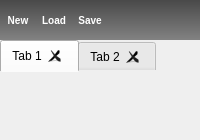
      <widget class="QWidget" name="tab_8">
       <property name="enabled">
        <bool>true</bool>
       </property>
       <property name="styleSheet">
        <string notr="true">#tab_8 {
     background-color:#838383;
}

QTabWidget::pane { /* The tab widget frame */
    border-top: none;
 }</string>
       </property>
       <attribute name="title">
        <string>Plugins editor</string>
       </attribute>
       <layout class="QVBoxLayout" name="verticalLayout_4">
        <property name="spacing">
         <number>0</number>
        </property>
        <property name="leftMargin">
         <number>0</number>
        </property>
        <property name="topMargin">
         <number>0</number>
        </property>
        <property name="rightMargin">
         <number>0</number>
        </property>
        <property name="bottomMargin">
         <number>0</number>
        </property>
        <item>
         <widget class="QFrame" name="pluginsToolBarWidget">
          <property name="minimumSize">
           <size>
            <width>0</width>
            <height>40</height>
           </size>
          </property>
          <property name="maximumSize">
           <size>
            <width>16777215</width>
            <height>40</height>
           </size>
          </property>
          <property name="styleSheet">
           <string notr="true">#pluginsToolBarWidget {
	background-color: qlineargradient(spread:pad, x1:0, y1:0, x2:0, y2:1, stop:0 rgba(73, 73, 73, 255), stop:1 rgba(130, 130, 130, 255));
}

QToolButton {
	border-image:none;
	border-top: 1px solid rgba(0,0,0,0);
	border-bottom: 1px solid rgba(0,0,0,0);
	border-left: 0px solid rgba(0,0,0,0);
	border-right: 0px solid rgba(0,0,0,0);
	color: white;
	font: bold 10px;
	height:20px;
    background-color: rgba(0,0,0,0);
}

QToolButton:hover {
	border-image:none;
	background-color: #595B5D;
	border-left: 1px solid qlineargradient(x1: 0, y1: 0, x2: 0, y2: 1,
	stop: 0.0 rgba(0,0,0,0),
	stop: 0.4 rgba(170,170,170,255),
	stop: 0.5 rgba(170,170,170,255),
	stop: 1.0 rgba(0,0,0,0));
	border-right: 1px solid qlineargradient(x1: 0, y1: 0, x2: 0, y2: 1,
	stop: 0.0 rgba(0,0,0,0),
	stop: 0.4 rgba(170,170,170,255),
	stop: 0.5 rgba(170,170,170,255),
	stop: 1.0 rgba(0,0,0,0));
}

QToolButton:checked, QToolButton:checked:pressed, QToolButton:pressed {
	border-image:none;
    background-color: #262829;
	border-left: 1px solid rgba(70,70,70);
	border-right: 1px solid rgba(70,70,70);
}

QPushButton::pressed {
	border-image:none;
	background-color: qlineargradient(spread:pad, x1:0, y1:0, x2:1, y2:0, stop:0 rgba(53, 53, 53, 255), stop:1 rgba(120, 120, 120, 255));
	border-top: 1px solid rgba(70,70,70);
	border-bottom: 1px solid rgba(70,70,70);
}

QToolButton:pressed {
	border-image:none;
}</string>
          </property>
          <property name="frameShape">
           <enum>QFrame::NoFrame</enum>
          </property>
          <property name="frameShadow">
           <enum>QFrame::Raised</enum>
          </property>
          <layout class="QHBoxLayout" name="horizontalLayout_2">
           <property name="spacing">
            <number>6</number>
           </property>
           <property name="leftMargin">
            <number>3</number>
           </property>
           <property name="topMargin">
            <number>3</number>
           </property>
           <property name="rightMargin">
            <number>3</number>
           </property>
           <property name="bottomMargin">
            <number>3</number>
           </property>
           <item>
            <widget class="QToolButton" name="newPluginButton">
             <property name="minimumSize">
              <size>
               <width>30</width>
               <height>30</height>
              </size>
             </property>
             <property name="maximumSize">
              <size>
               <width>30</width>
               <height>30</height>
              </size>
             </property>
             <property name="toolTip">
              <string>Create new Talipot Python plugin</string>
             </property>
             <property name="text">
              <string>New</string>
             </property>
             <property name="icon">
              <iconset resource="../resources/TalipotPython.qrc">
               <normaloff>:/talipot/python/icons/doc_plus.png</normaloff>:/talipot/python/icons/doc_plus.png</iconset>
             </property>
             <property name="iconSize">
              <size>
               <width>13</width>
               <height>13</height>
              </size>
             </property>
             <property name="toolButtonStyle">
              <enum>Qt::ToolButtonTextUnderIcon</enum>
             </property>
            </widget>
           </item>
           <item>
            <widget class="QToolButton" name="loadPluginButton">
             <property name="minimumSize">
              <size>
               <width>30</width>
               <height>30</height>
              </size>
             </property>
             <property name="maximumSize">
              <size>
               <width>30</width>
               <height>30</height>
              </size>
             </property>
             <property name="toolTip">
              <string>Load Talipot Python plugin from file</string>
             </property>
             <property name="text">
              <string>Load</string>
             </property>
             <property name="icon">
              <iconset resource="../resources/TalipotPython.qrc">
               <normaloff>:/talipot/python/icons/doc_import.png</normaloff>:/talipot/python/icons/doc_import.png</iconset>
             </property>
             <property name="iconSize">
              <size>
               <width>13</width>
               <height>13</height>
              </size>
             </property>
             <property name="toolButtonStyle">
              <enum>Qt::ToolButtonTextUnderIcon</enum>
             </property>
            </widget>
           </item>
           <item>
            <widget class="QToolButton" name="savePluginButton">
             <property name="minimumSize">
              <size>
               <width>30</width>
               <height>30</height>
              </size>
             </property>
             <property name="maximumSize">
              <size>
               <width>30</width>
               <height>30</height>
              </size>
             </property>
             <property name="toolTip">
              <string>Save Talipot Python plugin to file/project</string>
             </property>
             <property name="text">
              <string>Save</string>
             </property>
             <property name="icon">
              <iconset resource="../resources/TalipotPython.qrc">
               <normaloff>:/talipot/python/icons/doc_export.png</normaloff>:/talipot/python/icons/doc_export.png</iconset>
             </property>
             <property name="iconSize">
              <size>
               <width>13</width>
               <height>13</height>
              </size>
             </property>
             <property name="toolButtonStyle">
              <enum>Qt::ToolButtonTextUnderIcon</enum>
             </property>
            </widget>
           </item>
           <item>
            <spacer name="horizontalSpacer">
             <property name="orientation">
              <enum>Qt::Horizontal</enum>
             </property>
             <property name="sizeHint" stdset="0">
              <size>
               <width>40</width>
               <height>20</height>
              </size>
             </property>
            </spacer>
           </item>
          </layout>
         </widget>
        </item>
        <item>
         <widget class="tlp::PythonEditorsTabWidget" name="pluginsTabWidget">
          <property name="minimumSize">
           <size>
            <width>0</width>
            <height>100</height>
           </size>
          </property>
          <property name="styleSheet">
           <string notr="true">QTabBar::tab {
    font:normal;
}

#pluginsTabWidget {
    background-color:#838383;
}
</string>
          </property>
          <property name="currentIndex">
           <number>0</number>
          </property>
          <property name="tabsClosable">
           <bool>true</bool>
          </property>
          <property name="movable">
           <bool>true</bool>
          </property>
          <widget class="QWidget" name="tab_9">
           <attribute name="title">
            <string>Tab 1</string>
           </attribute>
          </widget>
          <widget class="QWidget" name="tab_10">
           <attribute name="title">
            <string>Tab 2</string>
           </attribute>
          </widget>
         </widget>
        </item>
       </layout>
      </widget>
